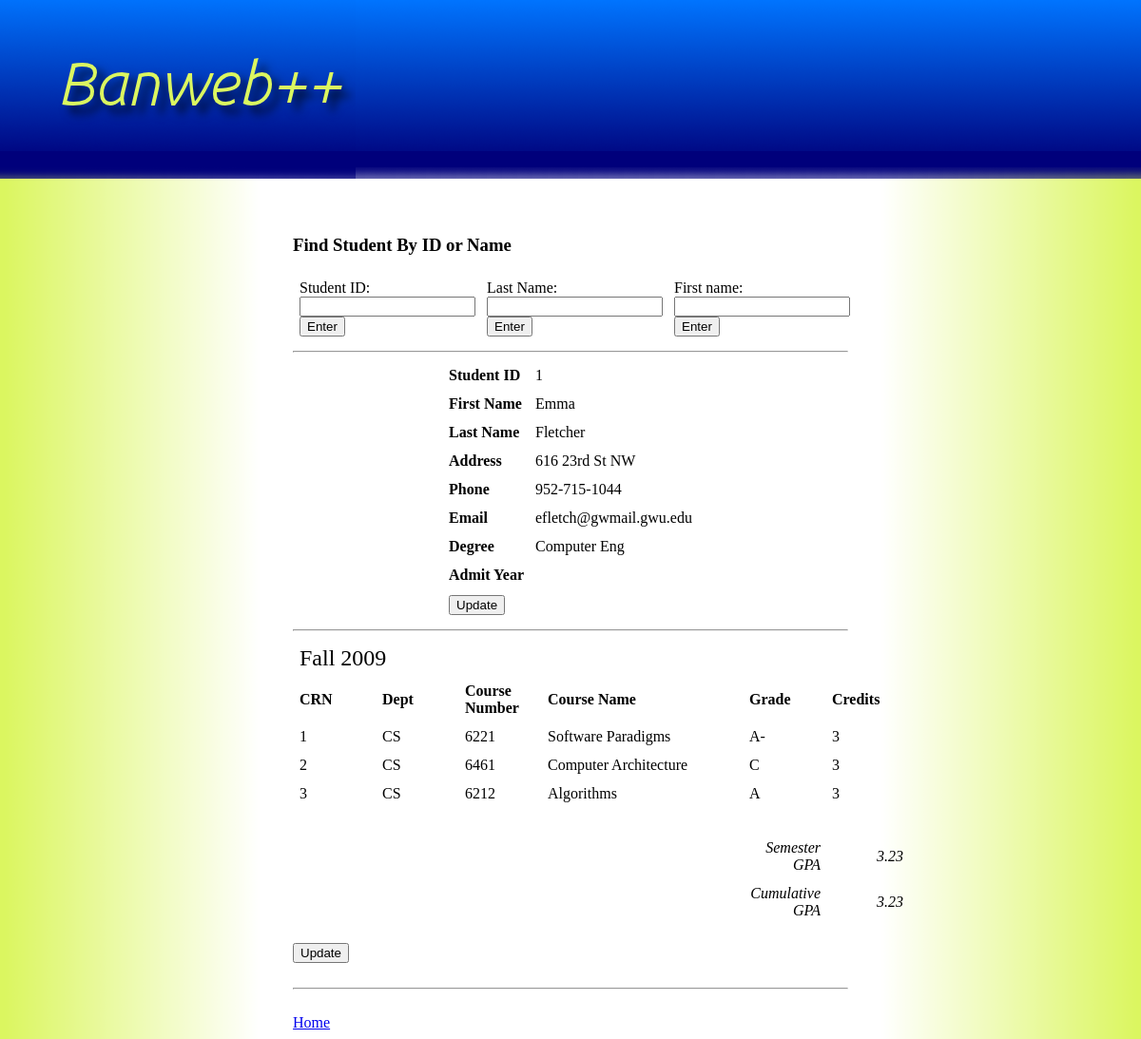
Screenshot of /faculty/stud_lookup.php?sid=1 with the database file from the repository.
### tables this page shows
create table students (
   sid      	int(4) primary key,
   l_name    	varchar(30),
   f_name	varchar(30),
   password	varchar(30),
   address	varchar(50),
   phone	varchar(20),
   email        varchar(30),
   degree	varchar(20),
   status       varchar(20),
   admit_sem    varchar(10),
   admit_year	year);

create table semesters (
  semid	        int(5) primary key,
  sem           varchar(12));

create table classes (
   crn 	     	int(5) primary key,
   dept         varchar(5),
   course_num   int(4),
   title        varchar(30),
   semid        int(5),
   credits      int(1),
   course_day	varchar(3),
   course_time  varchar(12),
   foreign key (semid) references classes(semid));

create table takes (
   sid          int(4),
   crn          int(5),
   grade        varchar(2),
   foreign key (sid) references students(sid),
   foreign key (crn) references classes(crn),
   primary key(sid, crn));

### faculty/stud_lookup.php (the view, shortened to what this page needs)
<!DOCTYPE html PUBLIC "-//W3C//DTD XHTML 1.0 Transitional//EN"
  "http://www.w3.org/TR/xhtml1/DTD/xhtml1-transitional.dtd">
<html xmlns="http://www.w3.org/1999/xhtml" xml:lang="en" lang="en">
<head>
  <link rel="stylesheet" type="text/css" href="../style.css" />
</head>
<body>
  <h3>Find Student By ID or Name</h3>
<?php
  $id = $_GET['fid'];
  if(isset($_POST['sid'])){
    $sid = $_POST['sid'];
  } else {
    $sid = $_GET['sid'];
  }
  if(isset($_POST['lname'])){
    $lname = $_POST['lname'];
  } else {
    $lname = NULL;
  }
  if(isset($_POST['fname'])){
    $fname = $_POST['fname'];
  } else {
    $fname = NULL;
  }
  echo '<table>';
  echo '<tr>';
  echo '<td>';
  echo '<form method="post" action="stud_lookup.php">';
    echo '<label for="sid">Student ID:</label>';
    echo '<input type="text" name="sid" /><br />';
    echo '<input type="submit" value="Enter" name="submit" />';
  echo '</form>';
  echo '</td>';
  echo '<td>';
  echo '<form method="post" action="stud_lookup.php">';
    echo '<label for="lname">Last Name:</label>';
    echo '<input type="text" name="lname" /><br />';
    echo '<input type="submit" value="Enter" name="submit" />';
  echo '</form>';
  echo '</td>';
  echo '<td>';
  echo '<form method="post" action="stud_lookup.php">';
    echo '<label for="fname">First name:</label>';
    echo '<input type="text" name="fname" /><br />';
    echo '<input type="submit" value="Enter" name="submit" />';
  echo '</form>';
  echo '</td>';
  echo '</tr>';
  echo '</table>';
  echo '<hr>';
  if( $sid != NULL || $fname != NULL || $lname != NULL) {
    if( $sid != NULL ) {
      $query = "SELECT * FROM students WHERE sid = $sid";
    } else if( $fname != NULL ) {
      $query = "SELECT * FROM students WHERE f_name = '$fname'";
    } else {
      $query = "SELECT * FROM students WHERE l_name = '$lname'";
    }
    $stud_result = mysql_query($query)
     or die('Error querying database.');
    if ( mysql_num_rows($stud_result)==0 ) {
      echo 'Error: Student Does Not Exist';
    } else {
      $row = mysql_fetch_array( $stud_result );
      $real_sid = $row['sid'];
    }
      echo '<table>';
      echo '<tr>';
      echo '<td class="table-col-title">Student ID</td>';
      echo '<td>'.$real_sid.'</td>';
      echo '</tr>';
      echo '<tr>';
      echo '<td class="table-col-title">First Name</td>';
      echo '<td>'.$row['f_name'].'</td>';
      echo '</tr>';
      echo '<tr>';
      echo '<td class="table-col-title">Last Name</td>';
      echo '<td>'.$row['l_name'].'</td>';
      echo '</tr>';
      echo '<tr>';
      echo '<td class="table-col-title">Address</td>';
      echo '<td>'.$row['address'].'</td>';
      echo '</tr>';
      echo '<tr>';
      echo '<td class="table-col-title">Phone</td>';
      echo '<td>'.$row['phone'].'</td>';
      echo '</tr>';
      echo '<tr>';
      echo '<td class="table-col-title">Email</td>';
      echo '<td>'.$row['email'].'</td>';
      echo '</tr>';
      echo '<tr>';
      echo '<td class="table-col-title">Degree</td>';
      echo '<td>'.$row['degree'].'</td>';
      echo '</tr>';
      echo '<tr>';
      echo '<td class="table-col-title">Admit Year</td>';
      echo '<td>'.$row['admit'].'</td>';
      echo '</tr>';
      echo '<tr>';
      echo '<td>';
       echo '<form method="post" action="edit_info.php">';
       echo '<input type="submit" value="Update" name="submit" />';
       echo '</form>';
      echo '</td>';
      echo '</tr>';
      echo '</table>';
    }
  echo '<hr>';
     $min_max_result = mysql_query("SELECT MIN(semesters.semid),
			    MAX(semesters.semid)
			    FROM classes,takes,semesters
			    WHERE sid='$real_sid'
			    AND takes.crn = classes.crn
			    AND classes.semid = semesters.semid")
       or die(mysql_error());
     while($row = mysql_fetch_array($min_max_result)){
       $min = $row['MIN(semesters.semid)'];
       $max = $row['MAX(semesters.semid)'];
     }
    $total_credits = 0.0;
    $total_pts = 0.0;
    for($i=$min; $i<=$max; $i++){
      $result = mysql_query("SELECT * FROM classes,takes,semesters
			   WHERE sid='$real_sid'
			   AND takes.crn = classes.crn
			   AND classes.semid = semesters.semid
			   AND semesters.semid ='$i'")
	or die(mysql_error());
    if(mysql_num_rows($result) != 0){
    $sem_query = mysql_query("SELECT sem FROM semesters WHERE semid='$i'");
    $sem = mysql_fetch_array($sem_query);
    echo '<table class="transcript">';
    echo '<tr>';
    echo '<td colspan="3" class="table-title">' . $sem['sem'] . '</td>';
    echo '</tr>';
    echo '<tr>';
    echo '<td class="table-col-title">CRN</td>';
    echo '<td class="table-col-title">Dept</td>';
    echo '<td class="table-col-title">Course Number</td>';
    echo '<td class="title table-col-title">Course Name</td>';
    echo '<td class="table-col-title">Grade</td>';
    echo '<td class="table-col-title">Credits</td>';
    echo '</tr>';
    $sem_credits = 0.0;
    $sem_pts = 0.0;
    while($row = mysql_fetch_array($result)){
    $credits = $row['credits'];
    $sem_credits = $sem_credits + $credits;
    switch($row['grade']) {
       case 'A': $grade_val = 4.0;
	 break;
       case 'A-': $grade_val = 3.7;
	 break;
       case 'C': $grade_val = 2.0;
	 break;
    }
    $sem_pts = $sem_pts + ($credits*$grade_val);
      echo '<tr>';
      echo '<td>'.$row['crn'].'</td>';
      echo '<td>'.$row['dept'].'</td>';
      echo '<td>'.$row['course_num'].'</td>';
      echo '<td class="title">'.$row['title'].'</td>';
      echo '<td>'.$row['grade'].'</td>';
      echo '<td>'.$credits.'</td>';
      echo '</tr>';
    }
    $total_credits = $total_credits + $sem_credits;
    $total_pts = $total_pts + $sem_pts;
    echo '<tr>';
    echo '<td class="buffer"> </td>';
    echo '</tr>';
    echo '<tr>';
    echo '<td> </td>';
    echo '<td> </td>';
    echo '<td> </td>';
    echo '<td> </td>';
    echo '<td class="gpa-title">Semester GPA</td>';
    echo '<td class="gpa">' . number_format ( ( $sem_pts/$sem_credits ) , 2 ) .'</td>';
    echo '</tr>';
    echo '<tr>';
    echo '<td> </td>';
    echo '<td> </td>';
    echo '<td> </td>';
    echo '<td> </td>';
    echo '<td class="gpa-title">Cumulative GPA</td>';
    echo '<td class="gpa">' . number_format ( ( $total_pts/$total_credits) , 2 ) . '</td>';
    echo '</tr>';
    echo '</table><br />';
   }
  }
       echo '<form method="post" action="edit_transcript.php">';
       echo '<input type="submit" value="Update" name="submit" />';
       echo '</form>';
  echo '<br />';
  echo '<hr>';
  echo '<br />';
  echo '<a href=gs_home.php?fid='.$id.'>Home</a>';
?>
</body>
</html>

### style.css (style rules this page uses)
body { background-image:url('title.png'), url('title-edge.png'), url('right.png'), url('left.png'); background-position: left top, right top, right bottom, left bottom; background-repeat: no-repeat, repeat-x, repeat-y, repeat-y; padding-top: 220px; padding-left: 300px; padding-right: 300px; }
table { margin-left: auto; margin-right: auto; }
td { min-width: 75px; padding: 5px; }
td.title { min-width: 200px; }
td.table-title { font-size:150%; }
td.table-col-title { font-weight:bold; }
td.gpa-title { font-style:italic; text-align:right; }
td.gpa { text-align:right; font-style:italic; }
td.buffer { padding-top:20px; }

### rows the page displays
students: sid "1", f_name "Emma", l_name "Fletcher", address "616 23rd St NW", phone "952-715-1044", email "efletch@gwmail.gwu.edu", degree "Computer Eng"
semesters: sem "Fall 2009"
classes: takes.crn "1", dept "CS", course_num "6221", title "Software Paradigms", takes.grade "A-", credits "3"
classes: takes.crn "2", dept "CS", course_num "6461", title "Computer Architecture", takes.grade "C", credits "3"
classes: takes.crn "3", dept "CS", course_num "6212", title "Algorithms", takes.grade "A", credits "3"

### other values shown
$sem_pts/$sem_credits "3.23"
$total_pts/$total_credits "3.23"
